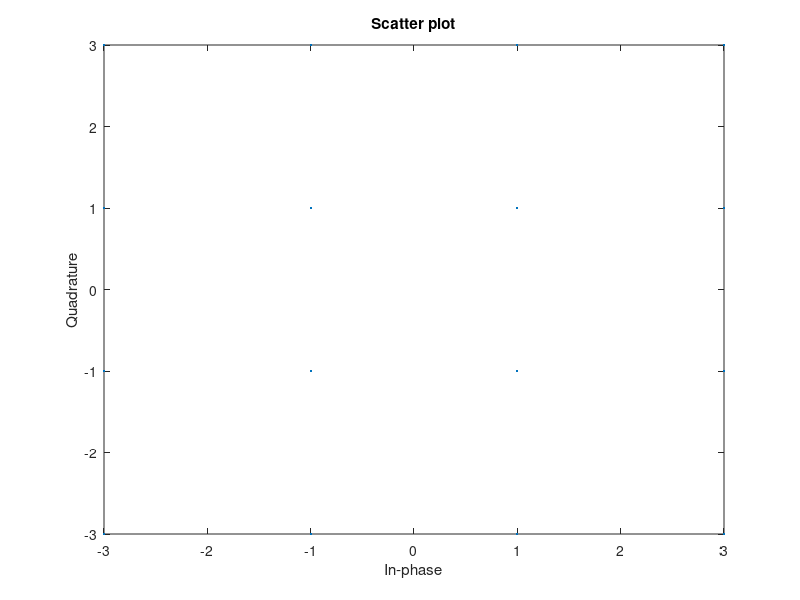

The MATLAB script that drew this image: (Note: this script raises an error after producing the figure.)
% IFSC - Instituto Federal de Santa Catarina
% Aluno: Rafael Teles Espindola
% Disciplina: Sistemas de comunicação 1
% Professor : Mário de Noronha Neto
%
%
%              16-QAM              Função qammod([0 1 2 3 4 5 6 7 8 9 10 11 12 13 14 15], 16)
%
%                 Q
%          x   x  |  x   x         0   4  |  8  12       Q  
%                 |                       |              u   
%          x   x  |  x   x         1   5  |  9  13       a 
%         ----------------- I     -----------------      d
%          x   x  |  x   x         2   6  |  10 14       r 
%                 |                       |          F   a   s   e
%          x   x  |  x   x         3   7  |  11 15       t
%                                                        u
%                                                        r
%                                                        a
%
%%%%%%%%%%%%%%%%%%%%%%%%%%%%%%%%%%%%%%%%%%%%%%%%%%%%%%%%%%%%%%%%%%%%%%%%%%%
clear all; close all; clc;
%%%%%%%%%%%%%%%%%%%%%%%%%%%%%%%%%%%%%%%%%%%%%%%%%%%%%%%%%%%%%%%%%%%%%%%%%%%

fc       = 10e3;                                    % Frequencia da portadora
M        = 16;                                      % Número de simbolos 
N        = 30;                                      % Fator de super amostragem
info     = randi([0 15], 1, 100);                   % Infomação original
info_mod = qammod(info, M);                         % Gera as coordenadas da constelação

%%%%%%%%%%%%%%%%%%%%%%%%%%%%%%%%%%%%%%%%%%%%%%%%%%%%%%%%%%%%%%%%%%%%%%%%%%%
passo    = ((2*length(info))/fc)/(length(info)*N);
t        = 0:passo:((2*length(info))/fc)-passo;

scatterplot(info_mod)                               % Imagem da constelação

info_I   = real(info_mod);                          % Parte real
info_Q   = imag(info_mod);                          % Parte imaginária

%%%%%%%%%%%%%%%%%%%%%%%%%%%%%%%%%%%%%%%%%%%%%%%%%%%%%%%%%%%%%%%%%%%%%%%%%%%
info_I_format = rectpulse(info_I, N);
info_Q_format = rectpulse(info_Q, N);

figure(2)
    subplot(211)
        plot(info_I_format)
    subplot(212)
        plot(info_Q_format)
        
%%%%%%%%%%%%%%%%%%%%%%%%%%%%%%%%%%%%%%%%%%%%%%%%%%%%%%%%%%%%%%%%%%%%%%%%%%%
info_I_tx = info_I_format.*cos(2*pi*fc*t);        
info_Q_tx = info_Q_format.*sin(2*pi*fc*t);
 
figure(3)
    subplot(211)
        plot(t, info_I_tx)
    subplot(212)
        plot(t, info_Q_tx)

%%%%%%%%%%%%%%%%%%%%%%%%%%%%%%%%%%%%%%%%%%%%%%%%%%%%%%%%%%%%%%%%%%%%%%%%%%%
info_tx = info_I_tx + info_Q_tx;

figure(4)
    plot(t, info_tx)






